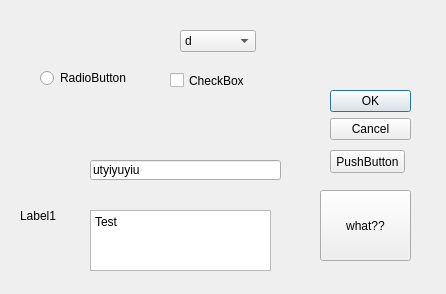
<?xml version="1.0" encoding="UTF-8"?>
<ui version="4.0">
 <author>kimhahahaha</author>
 <class>Dialog</class>
 <widget class="QDialog" name="Dialog">
  <property name="geometry">
   <rect>
    <x>0</x>
    <y>0</y>
    <width>446</width>
    <height>294</height>
   </rect>
  </property>
  <property name="windowTitle">
   <string>Dialog</string>
  </property>
  <property name="layoutDirection">
   <enum>Qt::LeftToRight</enum>
  </property>
  <widget class="QDialogButtonBox" name="buttonBox">
   <property name="geometry">
    <rect>
     <x>330</x>
     <y>90</y>
     <width>81</width>
     <height>51</height>
    </rect>
   </property>
   <property name="tabletTracking">
    <bool>false</bool>
   </property>
   <property name="orientation">
    <enum>Qt::Vertical</enum>
   </property>
   <property name="standardButtons">
    <set>QDialogButtonBox::Cancel|QDialogButtonBox::Ok</set>
   </property>
  </widget>
  <widget class="QPushButton" name="pushButton">
   <property name="geometry">
    <rect>
     <x>330</x>
     <y>150</y>
     <width>75</width>
     <height>23</height>
    </rect>
   </property>
   <property name="text">
    <string>PushButton</string>
   </property>
  </widget>
  <widget class="QToolButton" name="toolButton">
   <property name="geometry">
    <rect>
     <x>320</x>
     <y>190</y>
     <width>91</width>
     <height>71</height>
    </rect>
   </property>
   <property name="text">
    <string>what??</string>
   </property>
   <property name="checkable">
    <bool>false</bool>
   </property>
  </widget>
  <widget class="QCheckBox" name="checkBox">
   <property name="geometry">
    <rect>
     <x>170</x>
     <y>50</y>
     <width>81</width>
     <height>61</height>
    </rect>
   </property>
   <property name="text">
    <string>CheckBox</string>
   </property>
  </widget>
  <widget class="QRadioButton" name="radioButton">
   <property name="geometry">
    <rect>
     <x>40</x>
     <y>70</y>
     <width>90</width>
     <height>16</height>
    </rect>
   </property>
   <property name="text">
    <string>RadioButton</string>
   </property>
  </widget>
  <widget class="QLabel" name="label">
   <property name="geometry">
    <rect>
     <x>20</x>
     <y>210</y>
     <width>56</width>
     <height>12</height>
    </rect>
   </property>
   <property name="text">
    <string>Label1</string>
   </property>
   <property name="buddy">
    <cstring>textBrowser</cstring>
   </property>
  </widget>
  <widget class="QTextBrowser" name="textBrowser">
   <property name="geometry">
    <rect>
     <x>90</x>
     <y>210</y>
     <width>181</width>
     <height>61</height>
    </rect>
   </property>
   <property name="html">
    <string>&lt;!DOCTYPE HTML PUBLIC &quot;-//W3C//DTD HTML 4.0//EN&quot; &quot;http://www.w3.org/TR/REC-html40/strict.dtd&quot;&gt;
&lt;html&gt;&lt;head&gt;&lt;meta name=&quot;qrichtext&quot; content=&quot;1&quot; /&gt;&lt;style type=&quot;text/css&quot;&gt;
p, li { white-space: pre-wrap; }
&lt;/style&gt;&lt;/head&gt;&lt;body style=&quot; font-family:'Gulim'; font-size:9pt; font-weight:400; font-style:normal;&quot;&gt;
&lt;p style=&quot; margin-top:0px; margin-bottom:0px; margin-left:0px; margin-right:0px; -qt-block-indent:0; text-indent:0px;&quot;&gt;Test &lt;/p&gt;
&lt;p style=&quot;-qt-paragraph-type:empty; margin-top:0px; margin-bottom:0px; margin-left:0px; margin-right:0px; -qt-block-indent:0; text-indent:0px;&quot;&gt;&lt;br /&gt;&lt;/p&gt;&lt;/body&gt;&lt;/html&gt;</string>
   </property>
   <property name="overwriteMode">
    <bool>false</bool>
   </property>
  </widget>
  <widget class="QLineEdit" name="lineEdit">
   <property name="geometry">
    <rect>
     <x>90</x>
     <y>160</y>
     <width>191</width>
     <height>20</height>
    </rect>
   </property>
   <property name="text">
    <string>utyiyuyiu</string>
   </property>
  </widget>
  <widget class="QComboBox" name="comboBox">
   <property name="geometry">
    <rect>
     <x>180</x>
     <y>30</y>
     <width>76</width>
     <height>22</height>
    </rect>
   </property>
   <item>
    <property name="text">
     <string>d</string>
    </property>
   </item>
   <item>
    <property name="text">
     <string>dd</string>
    </property>
   </item>
   <item>
    <property name="text">
     <string>ddd</string>
    </property>
   </item>
  </widget>
 </widget>
 <layoutdefault spacing="6" margin="9"/>
 <tabstops>
  <tabstop>checkBox</tabstop>
  <tabstop>radioButton</tabstop>
  <tabstop>textBrowser</tabstop>
  <tabstop>toolButton</tabstop>
  <tabstop>pushButton</tabstop>
 </tabstops>
 <resources/>
 <connections>
  <connection>
   <sender>buttonBox</sender>
   <signal>accepted()</signal>
   <receiver>Dialog</receiver>
   <slot>accept()</slot>
   <hints>
    <hint type="sourcelabel">
     <x>248</x>
     <y>254</y>
    </hint>
    <hint type="destinationlabel">
     <x>157</x>
     <y>274</y>
    </hint>
   </hints>
  </connection>
  <connection>
   <sender>buttonBox</sender>
   <signal>rejected()</signal>
   <receiver>Dialog</receiver>
   <slot>reject()</slot>
   <hints>
    <hint type="sourcelabel">
     <x>316</x>
     <y>260</y>
    </hint>
    <hint type="destinationlabel">
     <x>286</x>
     <y>274</y>
    </hint>
   </hints>
  </connection>
 </connections>
</ui>
